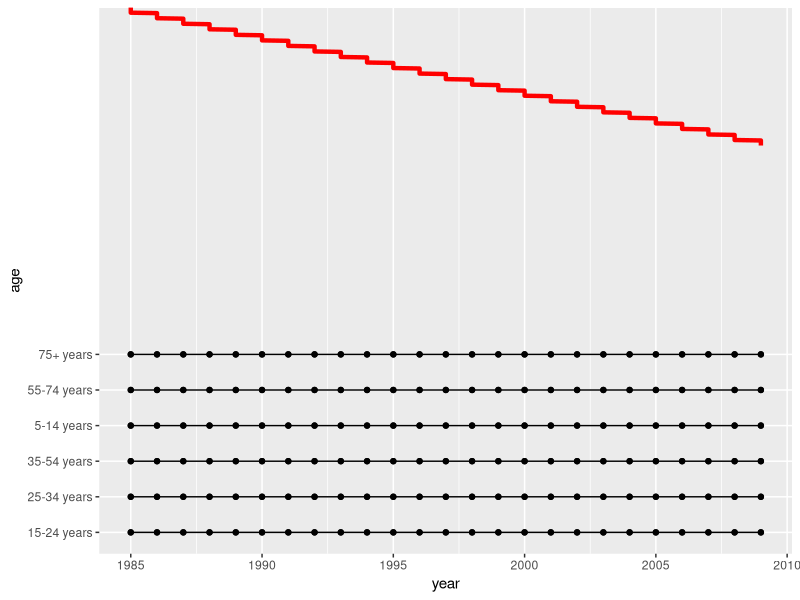
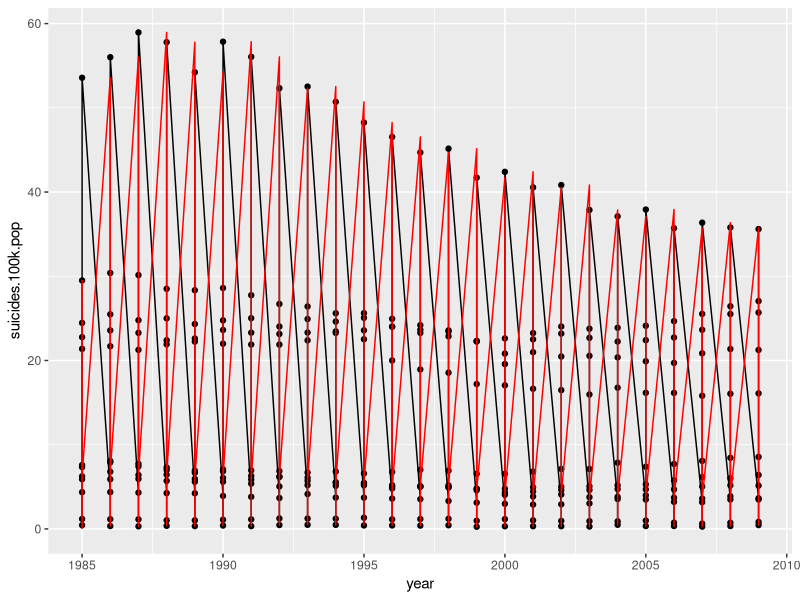
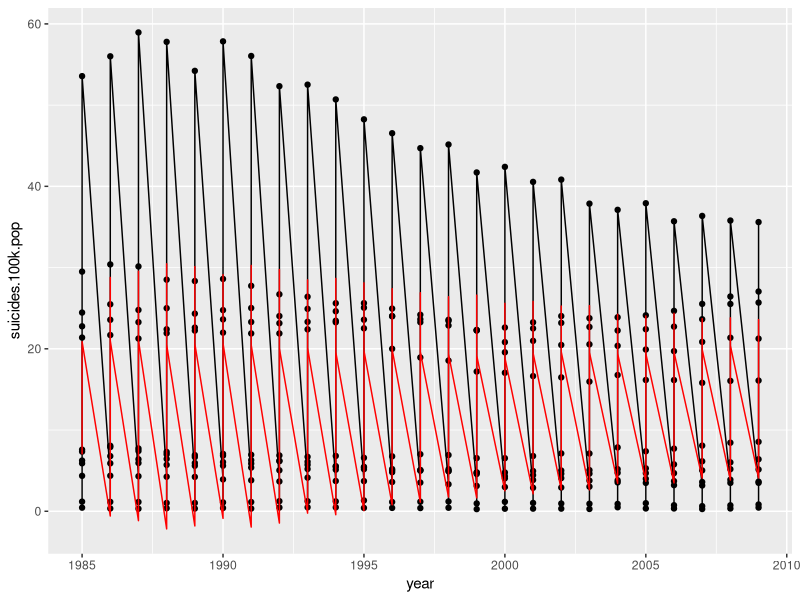
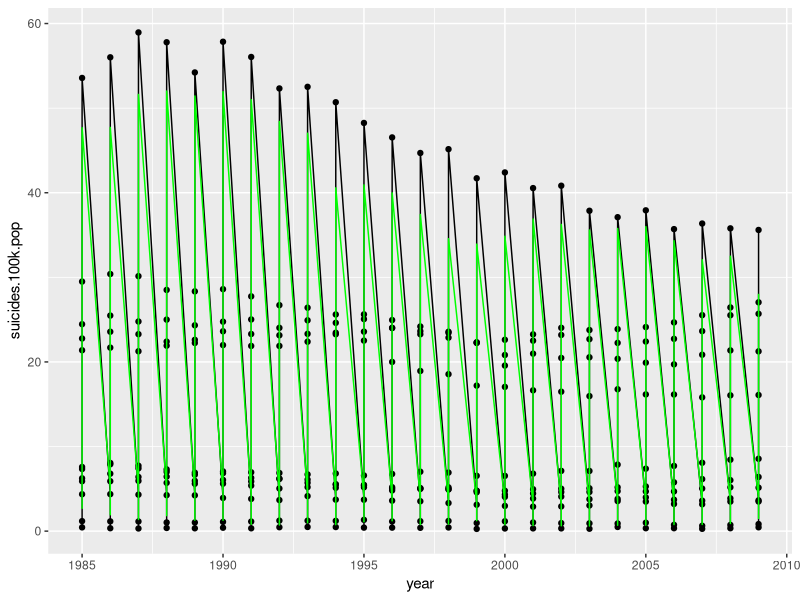
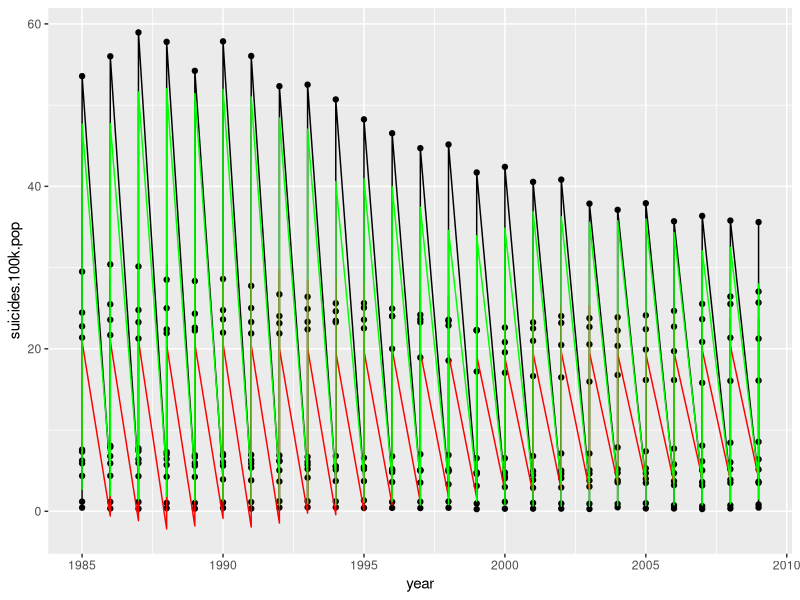
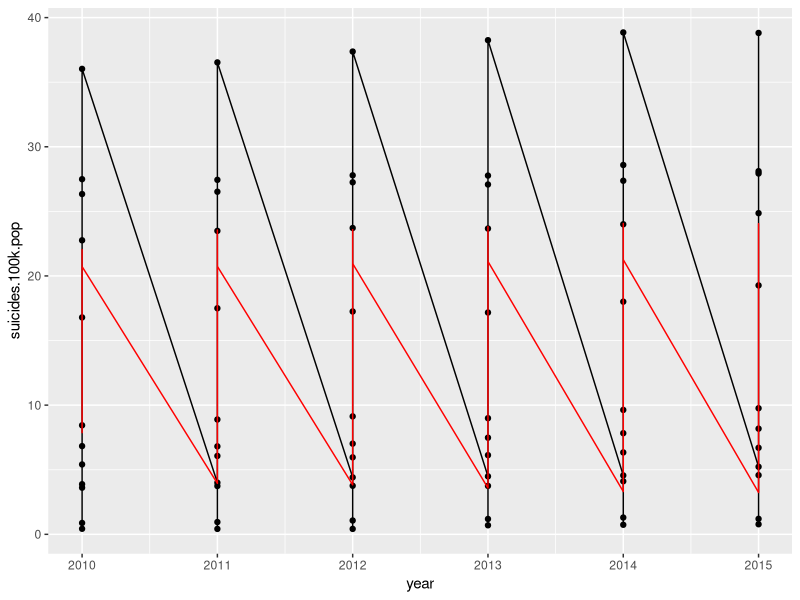
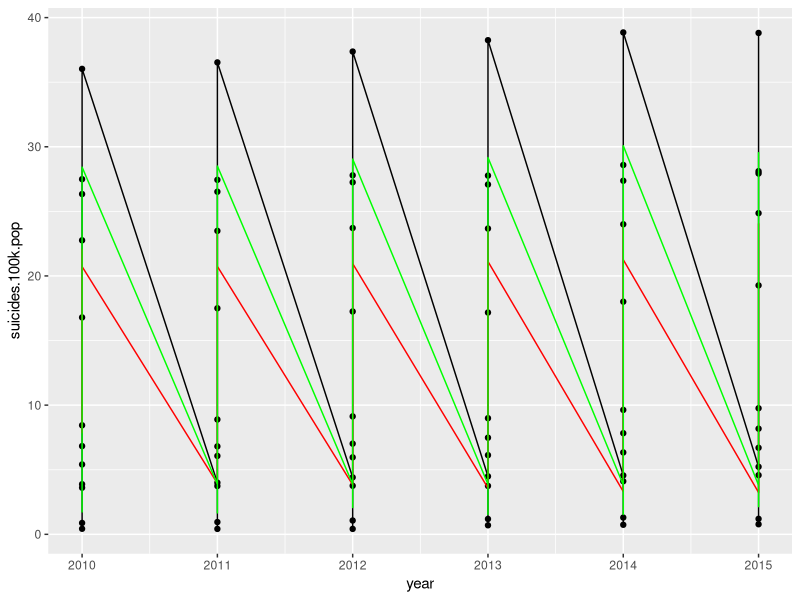

R code for these plots, in order:
## ---- chunk 1
library(dplyr)
library(ggplot2)
library(lubridate)
## ---- chunk 2
OSR2 <- function(predictions, test, train) {
  SSE <- sum((test - predictions)^2)
  SST <- sum((test - mean(train))^2)
  r2 <- 1 - SSE/SST
  return(r2)
}
## ---- chunk 3
# R^2 with a particular baseline
BaselineR2 <- function(predictions, truth, baseline) {
  SSE <- sum((truth - predictions)^2)
  SST <- sum((truth - baseline)^2)
  r2 <- 1 - SSE/SST
  return(r2)
}
## ---- chunk 4
# Load data and check it out
us_ts = read.csv("us_suicides_merged_no_na.csv")
str(us_ts)
## ---- chunk 5
# Use 2013 as testing data
train_ts <- us_ts %>% filter(year < 2010)
test_ts <- us_ts %>% filter(year >= 2010)
## ---- chunk 6
# Linear trend model training data -- Make a new column for the time period
# number (1, 2, ...). The dplyr syntax is a little tricky here -- n() is the
# number of rows in salesTrain, and seq_len(n()) returns the vector 1, 2, ...,
# n(). The end result is that we added a new variable called TimePeriod that
# takes values 1, 2, ..., n().
trainLM_ts<- train_ts %>% mutate(TimePeriod = seq_len(n()))
# Build and plot linear trend model
modLM <- lm(suicides.100k.pop~TimePeriod, data=trainLM_ts)
ggplot(trainLM_ts, aes(x=year, y=age)) +
  geom_line() +
  geom_point() +
  geom_line(aes(y=predict(modLM)), col="red", lwd=1.5)
## ---- chunk 7
trainRW_ts <- train_ts %>% mutate(LastYear = c(0, head(suicides.100k.pop, -1)))
head(trainRW_ts)
#random walk aka moving average
## ---- chunk 8
# Plot with an additional red line for our predictions as before
ggplot(trainRW_ts, aes(x=year, y=suicides.100k.pop)) +
  geom_line() +
  geom_point() +
  geom_line(aes(y=LastYear), col="red")
## ---- chunk 9
# Proportion of percentages for which difference is more than 1.
table(abs(trainRW_ts$suicides.100k.pop-trainRW_ts$LastYear) >= 1)
# Compute training set R^2
# Note that we need to remove the first observation since there is no
# prediction. This is achieved using tail(.., -1) which says to take all but
# the first observation.
BaselineR2(tail(trainRW_ts$LastYear, -1), 
           tail(trainRW_ts$suicides.100k.pop, -1),
           mean(trainRW_ts$suicides.100k.pop))
## ---- chunk 10
# We need to add sales yesterday and sales two days ago for the two term AR model
# head(.., -2) says take all but the last two 
trainAR_ts <- train_ts %>%
  mutate(LastYear=c(0, head(suicides.100k.pop, -1))) %>%
  mutate(TwoYearsAgo = c(0, 0, head(suicides.100k.pop, -2)))
# Do the regression with one lag term
mod2a <- lm(suicides.100k.pop~LastYear, data=trainAR_ts)
summary(mod2a)
## ---- chunk 11
# 2-term autoregressive model 
mod2b <- lm(suicides.100k.pop~LastYear+TwoYearsAgo, data=trainAR_ts)
summary(mod2b)
# Plot with an additional red line for our predictions as before
ggplot(trainAR_ts, aes(x=year, y=suicides.100k.pop)) +
  geom_line() +
  geom_point() +
  geom_line(aes(y=predict(mod2b, newdata=trainAR_ts)), col="red")
## ---- chunk 12
## Trying Random Forest
library(randomForest)
set.seed(349)
## ---- chunk 13
# Plug in all of the variables that we've created
mod.rf <- randomForest(suicides.100k.pop ~ LastYear + TwoYearsAgo + year, data = tail(trainAR_ts, -2))
ggplot(trainAR_ts, aes(x=year, y=suicides.100k.pop)) +
  geom_line() +
  geom_point() +
  geom_line(aes(y=predict(mod.rf, newdata=trainAR_ts)), col="green")
## ---- chunk 14
# Both on the same plot:
ggplot(trainAR_ts, aes(x=year, y=suicides.100k.pop)) +
  geom_line() +
  geom_point() +
  geom_line(aes(y=predict(mod2b, newdata=trainAR_ts)), col="red") +
  geom_line(aes(y=predict(mod.rf, newdata=trainAR_ts)), col="green")

## ---- chunk 15
# Create Test Set
test_ts_final <- test_ts %>%
  mutate(LastYear=c(0, head(suicides.100k.pop, -1))) %>%
  mutate(TwoYearsAgo = c(0, 0, head(suicides.100k.pop, -2)))

## ---- chunk 16
# Test set prediction and OSR^2
# Test-set prediction
pred.test <- predict(mod2b, newdata = test_ts_final)
OSR2(pred.test, trainAR_ts$suicides.100k.pop, test_ts_final$suicides.100k.pop)

pred.test.rf <- predict(mod.rf, newdata = test_ts_final)
OSR2(pred.test.rf, trainAR_ts$suicides.100k.pop, test_ts_final$suicides.100k.pop)

## ---- chunk 17
# we should test with a greater fraction in test set or go with random forest maybe?

# Test set plots
ggplot(test_ts_final, aes(x=year, y=suicides.100k.pop)) +
  geom_line() +
  geom_point() +
  geom_line(aes(y=pred.test), col="red")

ggplot(test_ts_final, aes(x=year, y=suicides.100k.pop)) +
  geom_line() +
  geom_point() +
  geom_line(aes(y=pred.test), col="red") +
  geom_line(aes(y=pred.test.rf), col="green")
